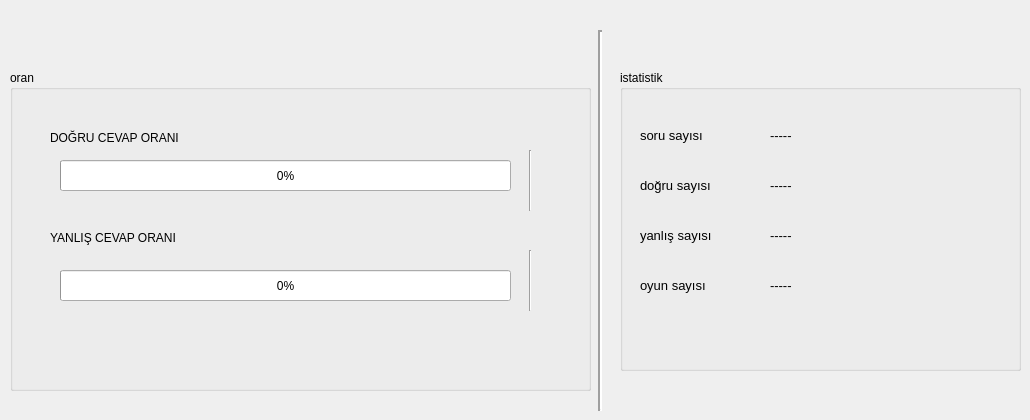
      <widget class="QWidget" name="tab_9">
       <attribute name="title">
        <string>İSTATİSTİK</string>
       </attribute>
       <widget class="QGroupBox" name="groupBox_2">
        <property name="geometry">
         <rect>
          <x>10</x>
          <y>70</y>
          <width>581</width>
          <height>321</height>
         </rect>
        </property>
        <property name="title">
         <string>oran</string>
        </property>
        <property name="flat">
         <bool>true</bool>
        </property>
        <widget class="QProgressBar" name="progressBar_anasayfa_dogru_oran">
         <property name="geometry">
          <rect>
           <x>50</x>
           <y>90</y>
           <width>451</width>
           <height>31</height>
          </rect>
         </property>
         <property name="value">
          <number>0</number>
         </property>
        </widget>
        <widget class="QProgressBar" name="progressBar_anasayfa_yanlis_oran">
         <property name="geometry">
          <rect>
           <x>50</x>
           <y>200</y>
           <width>451</width>
           <height>31</height>
          </rect>
         </property>
         <property name="value">
          <number>0</number>
         </property>
        </widget>
        <widget class="QLabel" name="label_14">
         <property name="geometry">
          <rect>
           <x>40</x>
           <y>160</y>
           <width>151</width>
           <height>16</height>
          </rect>
         </property>
         <property name="text">
          <string>YANLIŞ CEVAP ORANI</string>
         </property>
        </widget>
        <widget class="QLabel" name="label_15">
         <property name="geometry">
          <rect>
           <x>40</x>
           <y>60</y>
           <width>151</width>
           <height>16</height>
          </rect>
         </property>
         <property name="text">
          <string>DOĞRU CEVAP ORANI</string>
         </property>
        </widget>
        <widget class="Line" name="line_11">
         <property name="geometry">
          <rect>
           <x>510</x>
           <y>80</y>
           <width>20</width>
           <height>61</height>
          </rect>
         </property>
         <property name="orientation">
          <enum>Qt::Vertical</enum>
         </property>
        </widget>
        <widget class="Line" name="line_12">
         <property name="geometry">
          <rect>
           <x>510</x>
           <y>180</y>
           <width>20</width>
           <height>61</height>
          </rect>
         </property>
         <property name="orientation">
          <enum>Qt::Vertical</enum>
         </property>
        </widget>
       </widget>
       <widget class="QGroupBox" name="groupBox_6">
        <property name="geometry">
         <rect>
          <x>620</x>
          <y>70</y>
          <width>401</width>
          <height>301</height>
         </rect>
        </property>
        <property name="title">
         <string>istatistik</string>
        </property>
        <property name="flat">
         <bool>true</bool>
        </property>
        <widget class="QLabel" name="label_12">
         <property name="geometry">
          <rect>
           <x>20</x>
           <y>50</y>
           <width>101</width>
           <height>31</height>
          </rect>
         </property>
         <property name="font">
          <font>
           <pointsize>10</pointsize>
          </font>
         </property>
         <property name="text">
          <string>soru sayısı</string>
         </property>
        </widget>
        <widget class="QLabel" name="label_13">
         <property name="geometry">
          <rect>
           <x>20</x>
           <y>100</y>
           <width>101</width>
           <height>31</height>
          </rect>
         </property>
         <property name="font">
          <font>
           <pointsize>10</pointsize>
          </font>
         </property>
         <property name="text">
          <string>doğru sayısı</string>
         </property>
        </widget>
        <widget class="QLabel" name="label_21">
         <property name="geometry">
          <rect>
           <x>20</x>
           <y>150</y>
           <width>101</width>
           <height>31</height>
          </rect>
         </property>
         <property name="font">
          <font>
           <pointsize>10</pointsize>
          </font>
         </property>
         <property name="text">
          <string>yanlış sayısı</string>
         </property>
        </widget>
        <widget class="QLabel" name="label_22">
         <property name="geometry">
          <rect>
           <x>20</x>
           <y>200</y>
           <width>101</width>
           <height>31</height>
          </rect>
         </property>
         <property name="font">
          <font>
           <pointsize>10</pointsize>
          </font>
         </property>
         <property name="text">
          <string>oyun sayısı</string>
         </property>
        </widget>
        <widget class="QLabel" name="label_istatistik_soru_sayisi">
         <property name="geometry">
          <rect>
           <x>150</x>
           <y>50</y>
           <width>101</width>
           <height>31</height>
          </rect>
         </property>
         <property name="font">
          <font>
           <pointsize>10</pointsize>
          </font>
         </property>
         <property name="text">
          <string>-----</string>
         </property>
        </widget>
        <widget class="QLabel" name="label_istatistik_dogru_sayisi">
         <property name="geometry">
          <rect>
           <x>150</x>
           <y>100</y>
           <width>101</width>
           <height>31</height>
          </rect>
         </property>
         <property name="font">
          <font>
           <pointsize>10</pointsize>
          </font>
         </property>
         <property name="text">
          <string>-----</string>
         </property>
        </widget>
        <widget class="QLabel" name="label_istatistik_yanlis_sayisi">
         <property name="geometry">
          <rect>
           <x>150</x>
           <y>150</y>
           <width>101</width>
           <height>31</height>
          </rect>
         </property>
         <property name="font">
          <font>
           <pointsize>10</pointsize>
          </font>
         </property>
         <property name="text">
          <string>-----</string>
         </property>
        </widget>
        <widget class="QLabel" name="label_istatistik_oyun_sayisi">
         <property name="geometry">
          <rect>
           <x>150</x>
           <y>200</y>
           <width>101</width>
           <height>31</height>
          </rect>
         </property>
         <property name="font">
          <font>
           <pointsize>10</pointsize>
          </font>
         </property>
         <property name="text">
          <string>-----</string>
         </property>
        </widget>
       </widget>
       <widget class="Line" name="line_15">
        <property name="geometry">
         <rect>
          <x>580</x>
          <y>30</y>
          <width>41</width>
          <height>381</height>
         </rect>
        </property>
        <property name="lineWidth">
         <number>2</number>
        </property>
        <property name="orientation">
         <enum>Qt::Vertical</enum>
        </property>
       </widget>
      </widget>
